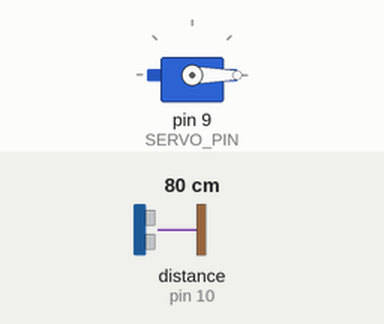
This sketch was run on a simulated Arduino Uno, built with avr-gcc and run on an emulated ATmega328P. Parts: servo. Wiring (inferred from the names in the program): ultrasonic range finder: trigger pin 8; echo pin 10. The inputs (shaded band) are chosen by the test bench; at power-on: distance to the obstacle (sensor on pin 10) 80 cm. The echo pulse lasts 58.3 µs per cm; servo pulses on a pin are drawn as a servo (544–2400 µs = 0–180°).

Above: at 1.8 s.
1.9 s: distance to the obstacle (sensor on pin 10) set to 35 cm
3.4 s: distance to the obstacle (sensor on pin 10) set to 27 cm
At 4.6 s:
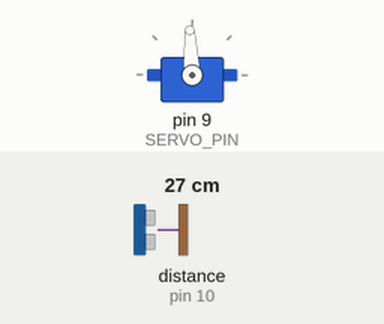
5.5 s: distance to the obstacle (sensor on pin 10) set to 60 cm
At 6.3 s:
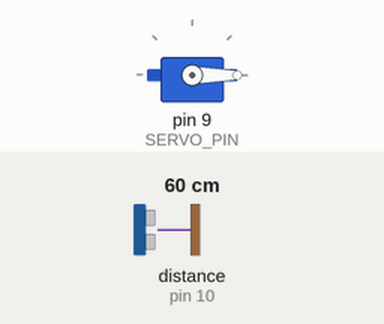
7.5 s: distance to the obstacle (sensor on pin 10) set to 2 cm
At 9.4 s:
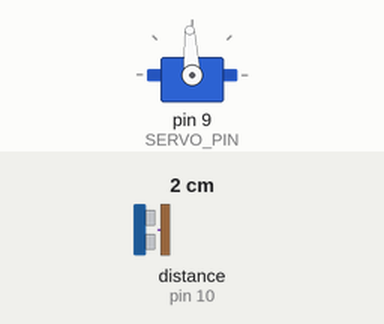
Timing chart, 0 to 10.5 s (numbered marks = the images above; inputs shaded):
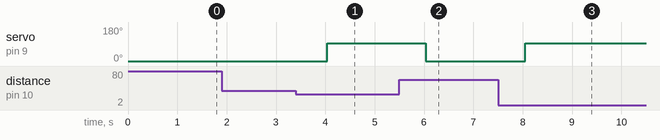

Measured:
- the behaviour switches between 31 and 30 cm on distance to the obstacle (sensor on pin 10) (found by bisection; images 0 and 1)
- after the input at 1.9 s, every drawn part: stays the same
- after the input at 3.4 s, servo on pin 9 (SERVO_PIN): 0° → 93° after 0.64 s
- after the input at 5.5 s, servo on pin 9 (SERVO_PIN): 93° → 0° after 0.54 s
- after the input at 7.5 s, servo on pin 9 (SERVO_PIN): 0° → 93° after 0.55 s

The sketch:

automatic_door.ino
```cpp
#include <avr/io.h>
#include <util/delay.h>

#define TRIG_PIN PB0   // Ultrasonic sensor trigger pin connected to PD6 (digital pin 8)
#define SERVO_PIN PB1  // Servo motor connected to PB1 (OC1A, digital pin 9)
#define ECHO_PIN PB2   // Ultrasonic sensor echo pin connected to PD7 (digital pin 10)

void initServo() {
    // Set the Servo pin as output
    DDRB |= (1 << SERVO_PIN);

    // Configure Timer1 for Fast PWM mode, 8-bit
    TCCR1A |= (1 << WGM11) | (1 << COM1A1);
    TCCR1B |= (1 << WGM13) | (1 << WGM12) | (1 << CS11);  // Prescaler = 8

    // Set ICR1 to define the top value for the 20ms period (50Hz PWM)
    ICR1 = 39999;  // ICR1 = 16 MHz / (8 * 50 Hz) - 1

    // Start with the servo at 0 degrees
    OCR1A = 999;  // 1.5 ms pulse width for 0 degrees
}

void setServoPosition(uint8_t angle) {
    // Map the angle (0-180) to pulse width (1ms - 2ms)
    uint16_t pulseWidth = 999 + (angle * 22.22);

    // Set the pulse width to move the servo
    OCR1A = pulseWidth;
}

void initUltrasonicSensor() {
    // Set the TRIG_PIN as output and ECHO_PIN as input
    DDRB |= (1 << TRIG_PIN);
    DDRB &= ~(1 << ECHO_PIN);
}

long measureDistance() {
    // Send a trigger pulse to the ultrasonic sensor
    PORTB |= (1 << TRIG_PIN);
    _delay_us(10);
    PORTB &= ~(1 << TRIG_PIN);

    // Measure the duration of the echo pulse
    float duration = 0;
    TCNT1 = 0;  // Reset Timer1
    while (!(PINB & (1 << ECHO_PIN))) {  // Wait for the echo to start
        // if (TCNT1 > 60000) {  // Timeout after ~30ms
        //     duration = 0;
        //     break;
        // }
    }
    TCNT1 = 0;  // Reset Timer1
    while (PINB & (1 << ECHO_PIN)) {  // Wait for the echo to end
        // if (TCNT1 > 60000) {  // Timeout after ~30ms
        //     duration = 0;
        //     break;
        // }
        duration = TCNT1;
    }

    // Convert the duration to distance in cm speed
    float distance = (duration / 116.62);

    return distance;
}

int main(void) {
    // Initialize the servo, ultrasonic sensor, and UART
    initServo();
    initUltrasonicSensor();

    while (1) {
        // Measure the distance
        float distance = measureDistance();

        // Control the servo based on distance
        if (distance > 0 && distance < 30) {
            setServoPosition(90);  // Open position
        } else {
            setServoPosition(0);  // Closed position
        }

        _delay_ms(1000);  // Wait for 1 second before the next measurement
    }
}
/////////////////////////////////////////////////////////////////////
```
